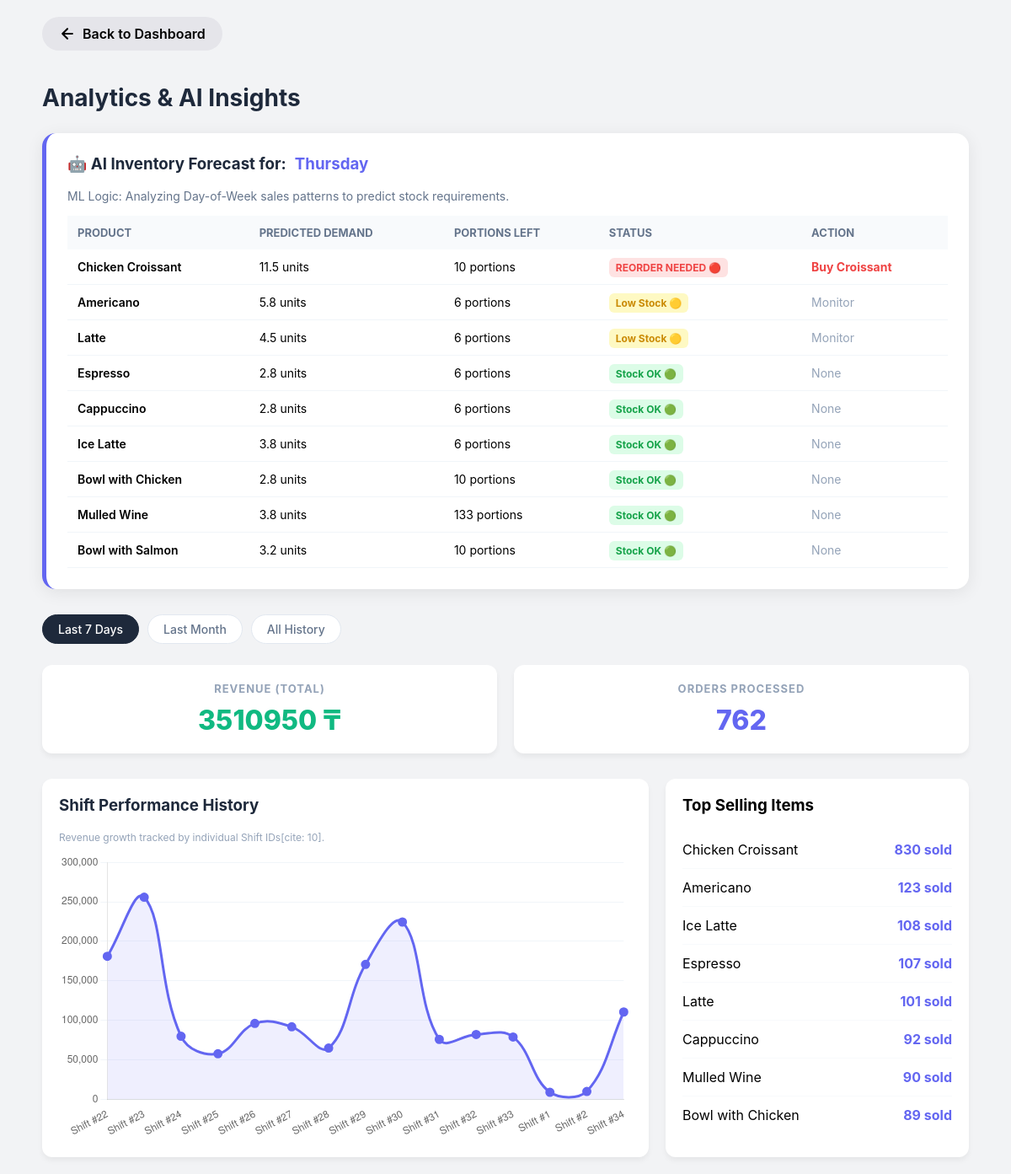
The page /analytics/ on the database its author committed.
### coffee/models.py (models this page shows, shortened)
class MenuItem(models.Model):
    CATEGORY_CHOICES = [
        ('coffee', 'Coffee'),
        ('tea', 'Tea'),
        ('cold', 'Cold Drinks'),
        ('pastry', 'Pastry'),
        ('bowl', 'Bowls'),
        ('other', 'Other'),
    ]
    name = models.CharField(max_length=100)
    price = models.DecimalField(max_digits=8, decimal_places=2, verbose_name="Base Price")
    category = models.CharField(max_length=20, choices=CATEGORY_CHOICES, default='coffee', verbose_name="Category")
    is_sized = models.BooleanField(default=True, verbose_name="Has Sizes (S/M/L)")
    has_milk_mods = models.BooleanField(default=False, verbose_name="Allows: Milk")
    has_syrup_mods = models.BooleanField(default=False, verbose_name="Allows: Syrups")
    has_ice_mods = models.BooleanField(default=False, verbose_name="Allows: Ice")
    has_other_mods = models.BooleanField(default=False, verbose_name="Allows: Other")

### coffee/views.py (the view)
# urls.py: path('analytics/', views.analytics_view, name='analytics'), # Аналитика
def analytics_view(request):
    period = request.GET.get('period', '7')
    target_day, ml_forecast = get_ai_forecast()
    shifts = Shift.objects.filter(is_active=False).order_by('-closed_at')[:15]
    shifts = reversed(shifts) # Chronological order for the chart
    chart_labels = []
    chart_data = []
    for s in shifts:
        chart_labels.append(f"Shift #{s.id}")
        chart_data.append(float(s.total_sales))
    top_items = OrderItem.objects.values('menu_item__name').annotate(
        sold_count=Sum('quantity')
    ).order_by('-sold_count')[:10]
    total_revenue = Shift.objects.aggregate(Sum('total_sales'))['total_sales__sum'] or 0
    total_orders = Shift.objects.aggregate(Sum('order_count'))['order_count__sum'] or 0
    context = {
        'target_day': target_day,
        'ml_forecast': ml_forecast,
        'chart_labels': json.dumps(chart_labels),
        'chart_data': json.dumps(chart_data),
        'top_items': top_items,
        'total_revenue': total_revenue,
        'total_orders': total_orders,
        'period': period,
    }
    return render(request, 'coffee/analytics.html', context)

### coffee/templates/coffee/analytics.html (shortened to what this page needs)
<!DOCTYPE html>
<html lang="en">
<head>
</head>
<body>
<div class="dashboard">
    <a href="{% url 'settings' %}" class="btn-back">
        <svg width="20" height="20" viewBox="0 0 24 24" fill="none" stroke="currentColor" stroke-width="2.5" stroke-linecap="round" stroke-linejoin="round"><path d="M19 12H5M12 19l-7-7 7-7"/></svg>
        Back to Dashboard
    </a>
    <h1>Analytics & AI Insights</h1>
    <div class="ai-card">
        <h3>🤖 AI Inventory Forecast for: <span style="color: #6366f1;">{{ target_day }}</span></h3>
        <p style="color: #64748b; font-size: 14px;">ML Logic: Analyzing Day-of-Week sales patterns to predict stock requirements.</p>
        <table class="forecast-table">
            <thead>
                <tr>
                    <th>Product</th>
                    <th>Predicted Demand</th>
                    <th>Portions Left</th>
                    <th>Status</th>
                    <th>Action</th>
                </tr>
            </thead>
            <tbody>
                {% for entry in ml_forecast %}
                <tr>
                    <td style="font-weight: 600;">{{ entry.item_name }}</td>
                    <td>{{ entry.predicted_demand }} units</td>
                    <td>{{ entry.current_stock }} portions</td>
                    <td>
                        {% if "REORDER" in entry.status %}
                            <span class="status-badge" style="background: #fee2e2; color: #ef4444;">{{ entry.status }}</span>
                        {% elif "Low" in entry.status %}
                            <span class="status-badge" style="background: #fef9c3; color: #ca8a04;">{{ entry.status }}</span>
                        {% else %}
                            <span class="status-badge" style="background: #dcfce7; color: #16a34a;">{{ entry.status }}</span>
                        {% endif %}
                    </td>
                    <td>
                        {% if entry.priority == 1 %}
                            <b style="color: #ef4444;">{{ entry.action }}</b>
                        {% else %}
                            <span style="color: #94a3b8;">{{ entry.action }}</span>
                        {% endif %}
                    </td>
                </tr>
                {% endfor %}
            </tbody>
        </table>
    </div>
    <div class="filters">
        <a href="?period=7" class="filter-btn {% if period == '7' %}active{% endif %}">Last 7 Days</a>
        <a href="?period=30" class="filter-btn {% if period == '30' %}active{% endif %}">Last Month</a>
        <a href="?period=all" class="filter-btn {% if period == 'all' %}active{% endif %}">All History</a>
    </div>
    <div class="stats-grid">
        <div class="card">
            <h3>Revenue (Total)</h3>
            <div class="number" style="color: #10b981;">{{ total_revenue }} ₸</div>
        </div>
        <div class="card">
            <h3>Orders Processed</h3>
            <div class="number" style="color: #6366f1;">{{ total_orders }}</div>
        </div>
    </div>
    <div class="content-grid">
        <div class="chart-container">
            <h3 style="margin-top: 0; color: #1e293b;">Shift Performance History</h3>
            <p style="font-size: 12px; color: #94a3b8;">Revenue growth tracked by individual Shift IDs[cite: 10].</p>
            <canvas id="shiftChart"></canvas>
        </div>
        <div class="items-container">
            <h3 style="margin-top: 0;">Top Selling Items</h3>
            <div class="items-list">
                {% for item in top_items %}
                <div class="item-row">
                    <span class="item-name">{{ item.menu_item__name }}</span>
                    <span class="item-count">{{ item.sold_count }} sold</span>
                </div>
                {% empty %}
                <p style="color: #94a3b8; text-align: center;">No data available.</p>
                {% endfor %}
            </div>
        </div>
    </div>
</div>
<script>
    // Shift-based analytics logic [cite: 13]
    const shiftLabels = JSON.parse('{{ chart_labels|safe }}'); // These should be "Shift #1", "Shift #2", etc.
    const shiftRevenues = JSON.parse('{{ chart_data|safe }}');
    const ctx = document.getElementById('shiftChart').getContext('2d');
    new Chart(ctx, {
        type: 'line',
        data: {
            labels: shiftLabels,
            datasets: [{
                label: 'Revenue per Shift (₸)',
                data: shiftRevenues,
                borderColor: '#6366f1',
                backgroundColor: 'rgba(99, 102, 241, 0.1)',
                borderWidth: 3,
                fill: true,
                tension: 0.4,
                pointRadius: 4,
                pointBackgroundColor: '#6366f1'
            }]
        },
        options: {
            responsive: true,
            plugins: { legend: { display: false } },
            scales: {
                y: { beginAtZero: true, grid: { color: '#f1f5f9' } },
                x: { grid: { display: false } }
            }
        }
    });
</script>
</body>
</html>

### coffee/templates/coffee/analytics.html (style rules this page uses)
body { font-family: -apple-system, BlinkMacSystemFont, "Segoe UI", Roboto, sans-serif; background-color: #F2F3F5; margin: 0; padding: 20px; }
.dashboard { max-width: 1100px; margin: 0 auto; }
.btn-back { background-color: #E5E5EA; color: #000; padding: 10px 20px; border-radius: 20px; text-decoration: none; font-weight: 600; display: inline-flex; align-items: center; gap: 8px; border: none; transition: 0.2s; margin-bottom: 20px; }
h1 { text-align: left; color: #1e293b; margin-bottom: 25px; font-size: 28px; }
.ai-card { background: #fff; padding: 25px; border-radius: 16px; box-shadow: 0 4px 20px rgba(0,0,0,0.08); margin-bottom: 30px; border-left: 5px solid #6366f1; }
.ai-card h3 { margin-top: 0; color: #1e293b; display: flex; align-items: center; gap: 10px; }
.forecast-table { width: 100%; border-collapse: collapse; margin-top: 15px; }
.forecast-table th { text-align: left; padding: 12px; background: #f8fafc; color: #64748b; font-size: 13px; text-transform: uppercase; }
.forecast-table td { padding: 12px; border-bottom: 1px solid #f1f5f9; font-size: 14px; }
.status-badge { padding: 4px 8px; border-radius: 6px; font-weight: bold; font-size: 12px; }
.filters { display: flex; gap: 10px; margin-bottom: 25px; }
.filter-btn { text-decoration: none; color: #64748b; background: white; padding: 8px 18px; border-radius: 20px; border: 1px solid #e2e8f0; transition: 0.3s; font-size: 14px; font-weight: 500; }
.filter-btn.active { background: #1e293b; color: white; border-color: #1e293b; }
.stats-grid { display: grid; grid-template-columns: 1fr 1fr; gap: 20px; margin-bottom: 30px; }
.card { background: white; padding: 20px; border-radius: 12px; box-shadow: 0 4px 6px rgba(0,0,0,0.05); text-align: center; }
.card h3 { margin: 0; color: #94a3b8; font-size: 13px; text-transform: uppercase; letter-spacing: 1px; }
.card .number { font-size: 32px; font-weight: 800; color: #1e293b; margin-top: 10px; }
.content-grid { display: grid; grid-template-columns: 2fr 1fr; gap: 20px; }
.chart-container, .items-container { background: white; padding: 20px; border-radius: 12px; box-shadow: 0 4px 6px rgba(0,0,0,0.05); }
.items-list { max-height: 350px; overflow-y: auto; margin-top: 15px; }
.item-row { display: flex; justify-content: space-between; padding: 12px 0; border-bottom: 1px solid #f8fafc; }
.item-count { font-weight: 700; color: #6366f1; }

### rows shown on the page
MenuItem: item_name "Chicken Croissant", menu_item__name "Chicken Croissant", sold_count "830"
MenuItem: item_name "Americano", menu_item__name "Americano", sold_count "123"
MenuItem: item_name "Latte", menu_item__name "Latte", sold_count "101"
MenuItem: item_name "Espresso", menu_item__name "Espresso", sold_count "107"
MenuItem: item_name "Cappuccino", menu_item__name "Cappuccino", sold_count "92"
MenuItem: item_name "Ice Latte", menu_item__name "Ice Latte", sold_count "108"
MenuItem: item_name "Bowl with Chicken", menu_item__name "Bowl with Chicken", sold_count "89"
MenuItem: item_name "Mulled Wine", menu_item__name "Mulled Wine", sold_count "90"
MenuItem: item_name "Bowl with Salmon"

### other values the page prints
{{ target_day }} "Thursday"
{{ entry.predicted_demand }} "11.5" "5.8" "4.5" "2.8" "2.8" "3.8" "2.8" "3.8" "3.2"
{{ entry.current_stock }} "10" "6" "6" "6" "6" "6" "10" "133" "10"
{{ entry.status }} "REORDER NEEDED 🔴"
{{ entry.action }} "Buy Croissant"
{{ entry.status }} "Low Stock 🟡" "Low Stock 🟡"
{{ entry.action }} "Monitor" "Monitor" "None" "None" "None" "None" "None" "None"
{{ entry.status }} "Stock OK 🟢" "Stock OK 🟢" "Stock OK 🟢" "Stock OK 🟢" "Stock OK 🟢" "Stock OK 🟢"
{{ total_revenue }} "3510950"
{{ total_orders }} "762"
chart data {{ chart_data|safe }} [180900.0, 255800.0, 79600.0, 57500.0, 95900.0, 91600.0, 64700.0, 170700.0, 224400.0, 75700.0, 81900.0, 78700.0, 8650.0, 9700.0, 110400.0]
